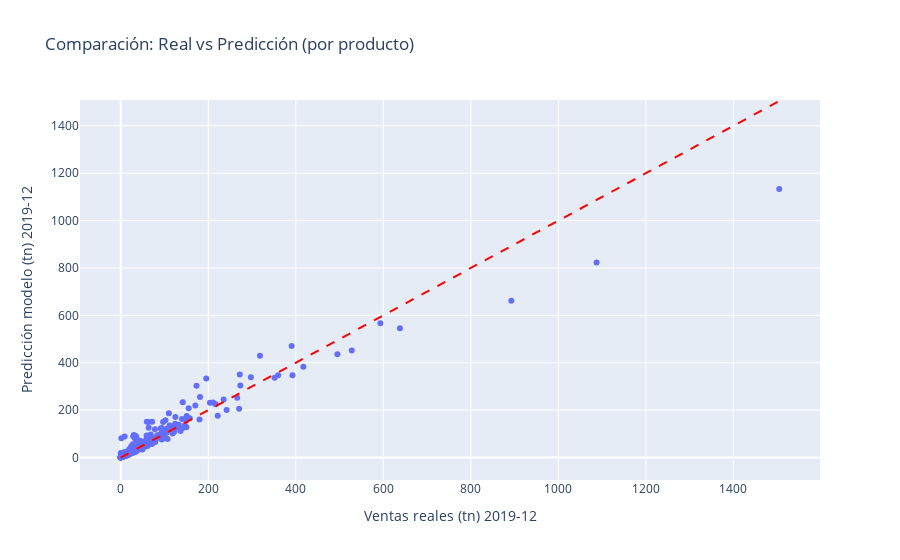

The notebook cell this image was saved under:
### Code cell
'''import plotly.express as px

fig = px.scatter(
    df_real,
    x='tn_x',
    y='tn_y',
    hover_data=['product_id'],
    labels={
        'tn_x': 'Ventas reales (tn) 2019-12',
        'tn_y': 'Predicción modelo (tn) 2019-12'
    },
    title='Comparación: Real vs Predicción (por producto)'
)

# Línea de referencia de predicción perfecta
fig.add_shape(
    type='line',
    x0=df_real['tn_x'].min(), y0=df_real['tn_x'].min(),
    x1=df_real['tn_x'].max(), y1=df_real['tn_x'].max(),
    line=dict(color='red', dash='dash'),
    name='Perfecta predicción'
)

fig.show()'''

### Figure 1 — Plotly figure (JSON) as saved in the notebook; plotly's stock layout.template omitted (floating-point values rounded to 4 significant figures; data arrays with more than 128 entries replaced by an {"elided": "..."} marker saying what was removed)
{"data": [{"customdata": {"elided": "780x1 int values"}, "hovertemplate": "Ventas reales (tn) 2019-12=%{x}<br>Predicción modelo (tn) 2019-12=%{y}<br>product_id=%{customdata[0]}<extra></extra>", "legendgroup": "", "marker": {"color": "#636efa", "symbol": "circle"}, "mode": "markers", "name": "", "orientation": "v", "showlegend": false, "type": "scatter", "x": {"elided": "780 float values"}, "xaxis": "x", "y": {"elided": "780 float values"}, "yaxis": "y"}], "layout": {"legend": {"tracegroupgap": 0}, "shapes": [{"line": {"color": "red", "dash": "dash"}, "name": "Perfecta predicción", "type": "line", "x0": 0.00311, "x1": 1505.0, "y0": 0.00311, "y1": 1505.0}], "title": {"text": "Comparación: Real vs Predicción (por producto)"}, "xaxis": {"anchor": "y", "domain": [0, 1], "title": {"text": "Ventas reales (tn) 2019-12"}}, "yaxis": {"anchor": "x", "domain": [0, 1], "title": {"text": "Predicción modelo (tn) 2019-12"}}}}
